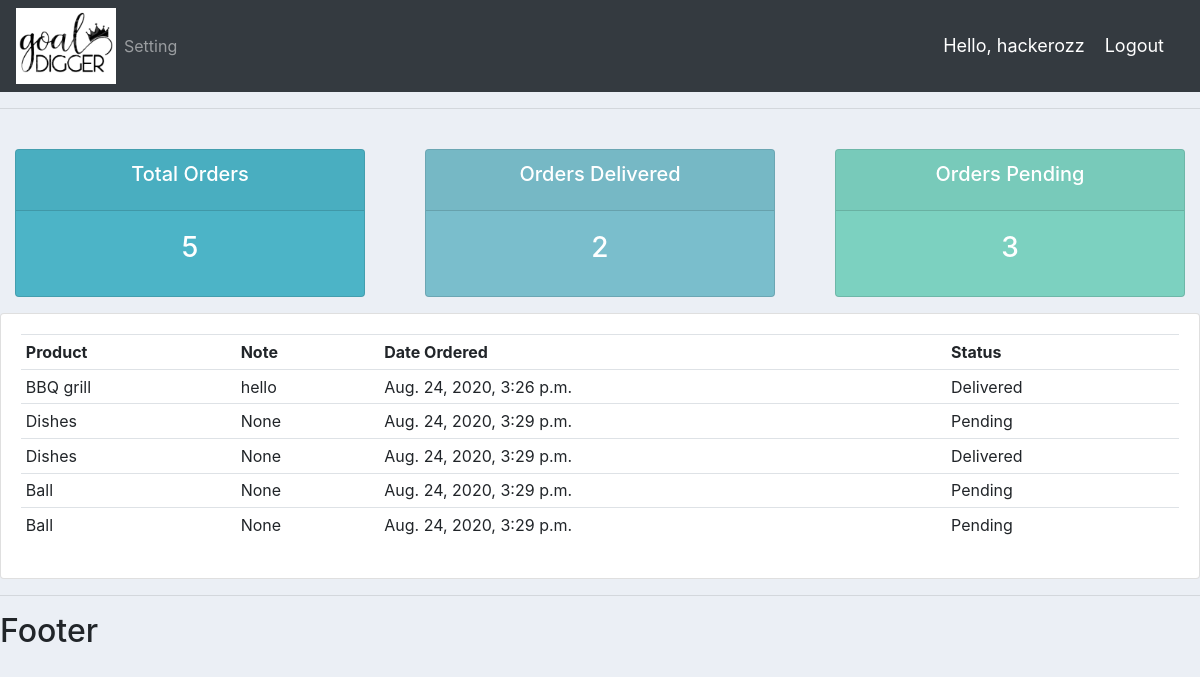
Screenshot of /user/ (signed in) with the database file from the repository.
### accounts/models.py (models this page shows, shortened)
class Order(models.Model):
    STATUS = (
        ('Pending', 'Pending'),
        ('Out for delivery', 'Out for delivery'),
        ('Delivered', 'Delivered'),
    )
    customer = models.ForeignKey(Customer, null=True, on_delete=models.CASCADE)
    product = models.ForeignKey(Product, null=True, on_delete=models.SET_NULL)
    date_created = models.DateTimeField(auto_now_add=True, null=True)
    status = models.CharField(max_length=200, null=True, choices=STATUS)
    note = models.CharField(max_length=1000, null=True)
    def __str__(self):
        return self.product.name

class Product(models.Model):
    CATEGORY = (
        ('Indoor', 'Indoor'),
        ('Out Door', 'Out Door')
        )
    name = models.CharField(max_length=200, null=True)
    price = models.FloatField(null=True)
    category = models.CharField(max_length=200, null=True, choices=CATEGORY)
    discription = models.CharField(max_length=200, null=True, blank=True)
    date_created = models.DateTimeField(auto_now_add=True, null=True)
    tags = models.ManyToManyField(Tag)

### accounts/decorators.py (the view)
        def wrapper_func(request, *args, **kwargs):
            group = None
            if request.user.groups.exists():
                group = request.user.groups.all()[0].name
            if group in allowed_roles:
                return view_func(request, *args, **kwargs)
            else:
                return HttpResponse('You are not authorized to view this page')

### accounts/views.py (called while the page is built)
@login_required(login_url='login')
@allowed_users(allowed_roles=['customer'])
def userPage(request):
    orders = request.user.customer.order_set.all()
    total_orders = orders.count()
    delivered = orders.filter(status='Delivered').count()
    pending = orders.filter(status='Pending').count()
    context = {'orders':orders,
                'total_orders': total_orders,
                'delivered': delivered,
                'pending': pending,}
    print(orders)
    return render(request, 'accounts/user.html', context)

### accounts/templates/accounts/user.html
{%  extends 'accounts/main.html' %}
{% block content %}
{%  include 'accounts/status.html' %}
<div class="row">
    <div class="col-md">
        <div class="card card-body">
            <table class="table table-sm">
                <tr>
                    <th>Product</th>
                    <th>Note</th>
                    <th>Date Ordered</th>
                    <th>Status</th>
                </tr>
                {% for order in orders %}
                    <tr>
                        <td>{{ order.product.name }}</td>
                        <td>{{ order.note }}</td>
                        <td>{{ order.product.date_created }}</td>
                        <td>{{ order.status }}</td>
                    </tr>
                {% endfor %}
            </table>
        </div>
    </div>
</div>
{% endblock %}

### accounts/templates/accounts/navbar.html (shortened to what this page needs)
{% load static %}
<nav class="navbar navbar-expand-lg navbar-dark bg-dark">
    <img src="{% static  '/images/gold-diggers2.jpg'  %}" alt="" style="width: 100px;">
    <div class="collapse navbar-collapse" id="navbarNav">
      <ul class="navbar-nav">
        {% if request.user.is_staff %}
        <li class="nav-item active">
          <a class="nav-link" href="{% url 'home'  %}">DashBoard</a>
        </li>
        <li class="nav-item">
          <a class="nav-link" href="{% url 'products'  %}">Products</a>
        </li>
        {% else %}
        <li class="nav-item">
          <a href="{% url 'account' %}" class="nav-link">Setting</a>
        </li>
        {% endif %}
      </ul>
    </div>
      <span id="hello-msg"><a href="{% url 'user-page' %}">Hello, {{ request.user }}</a></span>
      <span><a class="hello-msg" href="{% url 'logout' %}">Logout</a></span>
  </nav>

### static/css/main.css (style rules this page uses)
body { background-color: #ebeff5; }

### accounts/templates/accounts/navbar.html (style rules this page uses)
#hello-msg a { font-size: 18px; color: #fff; margin-right: 20px; }
.hello-msg { font-size: 18px; color: #fff; margin-right: 20px; }

### rows the page displays
Order: product.name "BBQ grill", note "hello", product.date_created "Aug. 24, 2020, 3:26 p.m.", status "Delivered"
Order: product.name "Dishes", note "None", product.date_created "Aug. 24, 2020, 3:29 p.m.", status "Pending"
Order: product.name "Dishes", note "None", product.date_created "Aug. 24, 2020, 3:29 p.m.", status "Delivered"
Order: product.name "Ball", note "None", product.date_created "Aug. 24, 2020, 3:29 p.m.", status "Pending"
Order: product.name "Ball", note "None", product.date_created "Aug. 24, 2020, 3:29 p.m.", status "Pending"

### other values shown
{{ request.user }} "hackerozz"
{{ total_orders }} "5"
{{ delivered }} "2"
{{ pending }} "3"
